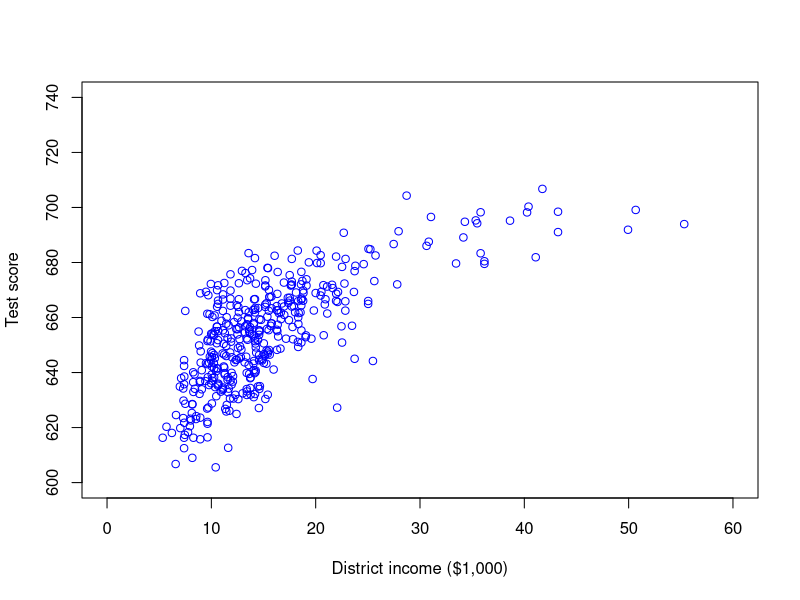
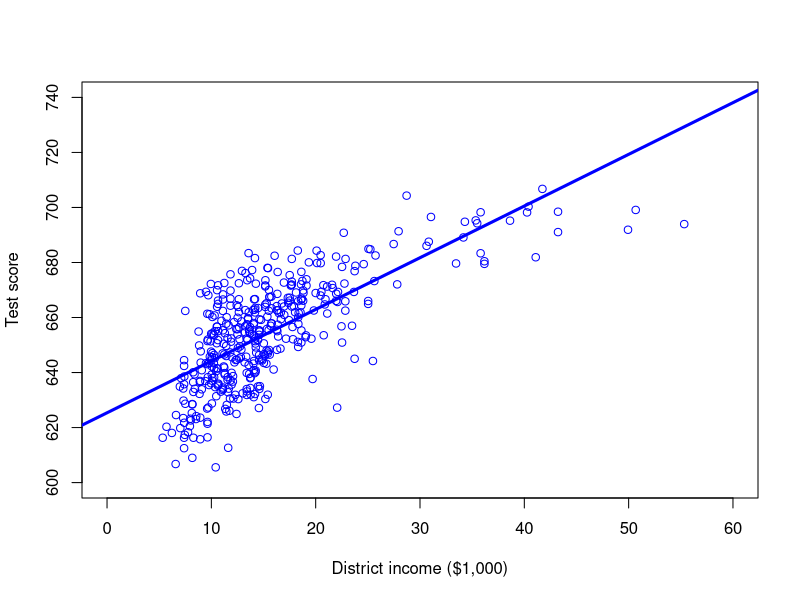
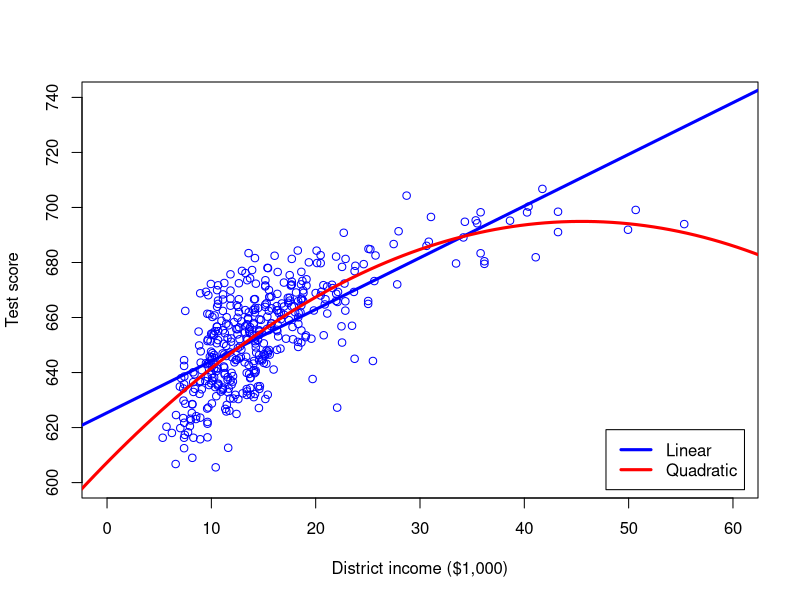
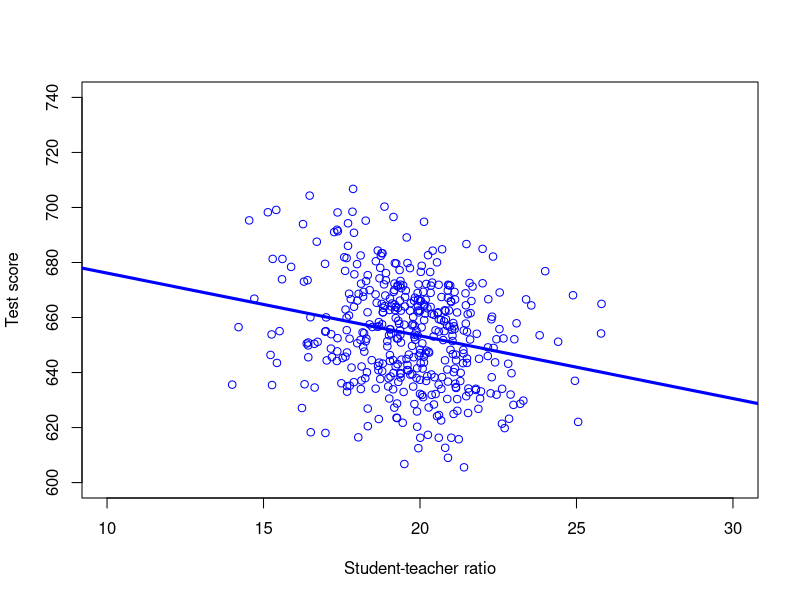
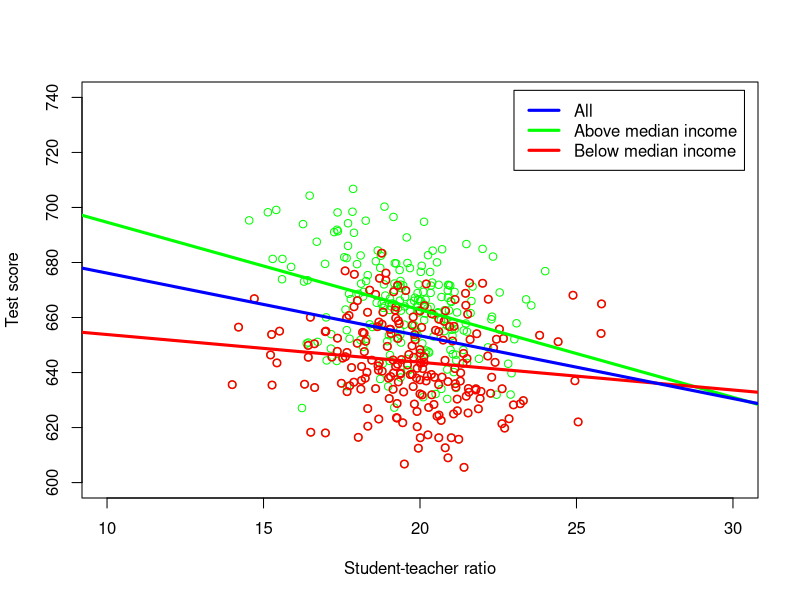

Recreate these plots in R, in order.
## ---- chunk 1
library(AER) # Load Applied Econometrics with R library
library(parameters) # Load parameters library 
data(CASchools) # Load CASchools data
# Generate a couple of useful variables
CASchools$STR <- CASchools$students/CASchools$teachers  # Student-teacher ratio
CASchools$Score <- (CASchools$read + CASchools$math)/2  # Student test score
## ---- chunk 2
# Scatter plot of Score against STR
plot(CASchools$income,CASchools$Score,
     xlab = "District income ($1,000)", # Label x-axis
     ylab = "Test score", # Label y-axis
     col = "blue", # Make the data points blue
     xlim = c(0, 60), # Range of x-values in plot
     ylim = c(600, 740)) # Range of y-values in plot
## ---- chunk 3
# Estimate simple linear regression Score = b0 + b1*income + u
lm1 <- lm(Score ~ income, data = CASchools) # Assign OLS output to to lm1 list
# Scatter plot of Score against STR
plot(CASchools$income,CASchools$Score,
     xlab = "District income ($1,000)", # Label x-axis
     ylab = "Test score", # Label y-axis
     col = "blue", # Make the data points blue
     xlim = c(0, 60), # Range of x-values in plot
     ylim = c(600, 740)) # Range of y-values in plot
# Add simple linear sample regression function
abline(lm1,
       lwd = 3,
       col = "blue")
## ---- chunk 4
# Creating income^2
CASchools$income2 <- CASchools$income^2
# Estimate simple linear regression, assign to lm1
lm1 <- lm(Score ~ income, data = CASchools)
parameters(lm1, robust = TRUE, vcov_type = "HC1")
# Estimate polynomial regression, assign to lm2
lm2 <- lm(Score ~ income + income2, data = CASchools) 
parameters(lm2, robust = TRUE, vcov_type = "HC1")
## ---- chunk 5
# Define estimated polynomial regression function
nonlinregfct <- function(x){lm2$coefficients["(Intercept)"] +
                            lm2$coefficients["income"]*x +
                            lm2$coefficients["income2"]*x^2}
# Scatter plot of Score against STR
plot(CASchools$income,CASchools$Score,
     xlab = "District income ($1,000)", # Label x-axis
     ylab = "Test score", # Label y-axis
     col = "blue", # Make the data points blue
     xlim = c(0, 60), # Range of x-values in plot
     ylim = c(600, 740)) # Range of y-values in plot
# Add simple linear sample regression function
abline(lm1,
       lwd = 3,
       col = "blue")
curve(nonlinregfct,
      from = -10, to = 70, # Evaluate in x values from 5 to 35
      lwd = 3,
      col = "red",
      add = TRUE)
# Add legends to the plot 
legend("bottomright", inset = 0.02, 
       legend=c("Linear", "Quadratic"),
       col=c("blue", "red"), 
       lwd=c(3,3))
## ---- chunk 6
linearHypothesis(lm2, c("income=0", "income2=0"), white.adjust = "hc1")
## ---- chunk 7
# Creating a few additional useful variables
CASchools$HigInc <- (CASchools$income >= median(CASchools$income)) # = TRUE if income above median income in sample, = FALSE otherwise
CASchools$STR.x.HigInc <- CASchools$STR * CASchools$HigInc # Interaction
# Estimate simple linear regression Score = b0 + b1*income + u
lm1 <- lm(Score ~ income, data = CASchools) # Assign OLS output to to lm1 list
lm2 <- lm(Score ~ STR, data = CASchools) # Assign OLS output to to lm1 list
lm3 <- lm(Score ~ STR + HigInc + STR.x.HigInc, data = CASchools) # Assign OLS output to to lm1 list
# Scatter plot of Score against STR
plot(CASchools$STR,CASchools$Score,
     xlab = "Student-teacher ratio", # Label x-axis
     ylab = "Test score", # Label y-axis
     col = "blue", # Make the data points blue
     xlim = c(10, 30), # Range of x-values in plot
     ylim = c(600, 740)) # Range of y-values in plot
# Add simple linear sample regression function
abline(lm2,
       lwd = 3,
       col = "blue")
## ---- chunk 8
# Creating a few additional useful variables
CASchools$HigInc <- (CASchools$income >= median(CASchools$income)) # = TRUE if income above median income in sample, = FALSE otherwise
CASchools$STR.x.HigInc <- CASchools$STR * CASchools$HigInc # Interaction
# Estimate simple linear regression Score = b0 + b1*income + u
lm3 <- lm(Score ~ STR + HigInc + STR.x.HigInc, data = CASchools) # Assign OLS output to to lm3 list
parameters(lm3, robust = TRUE, vcov_type = "HC1")
## ---- chunk 9
# Scatter plot of Score against STR
plot(CASchools$STR,CASchools$Score,
     xlab = "Student-teacher ratio", # Label x-axis
     ylab = "Test score", # Label y-axis
     col = "green", # Make the data points blue
     xlim = c(10, 30), # Range of x-values in plot
     ylim = c(600, 740)) # Range of y-values in plot
points(CASchools$STR[!CASchools$HigInc],CASchools$Score[!CASchools$HigInc],
       lwd = 1.5,
       col = "red")
# Add simple linear sample regression function
abline(lm3$coefficients["(Intercept)"] + lm3$coefficients["HigIncTRUE"],
       lm3$coefficients["STR"] + lm3$coefficients["STR.x.HigInc"],
       lwd = 3,
       col = "green")
# Add simple linear sample regression function
abline(lm3$coefficients["(Intercept)"],
       lm3$coefficients["STR"],
       lwd = 3,
       col = "red")
abline(lm2,
       lwd = 3,
       col = "blue")
# Add legends to the plot 
legend("topright", inset = 0.02, 
       legend=c("All", "Above median income", "Below median income"),
       col=c("blue", "green", "red"), 
       lwd=c(3,3,3))
